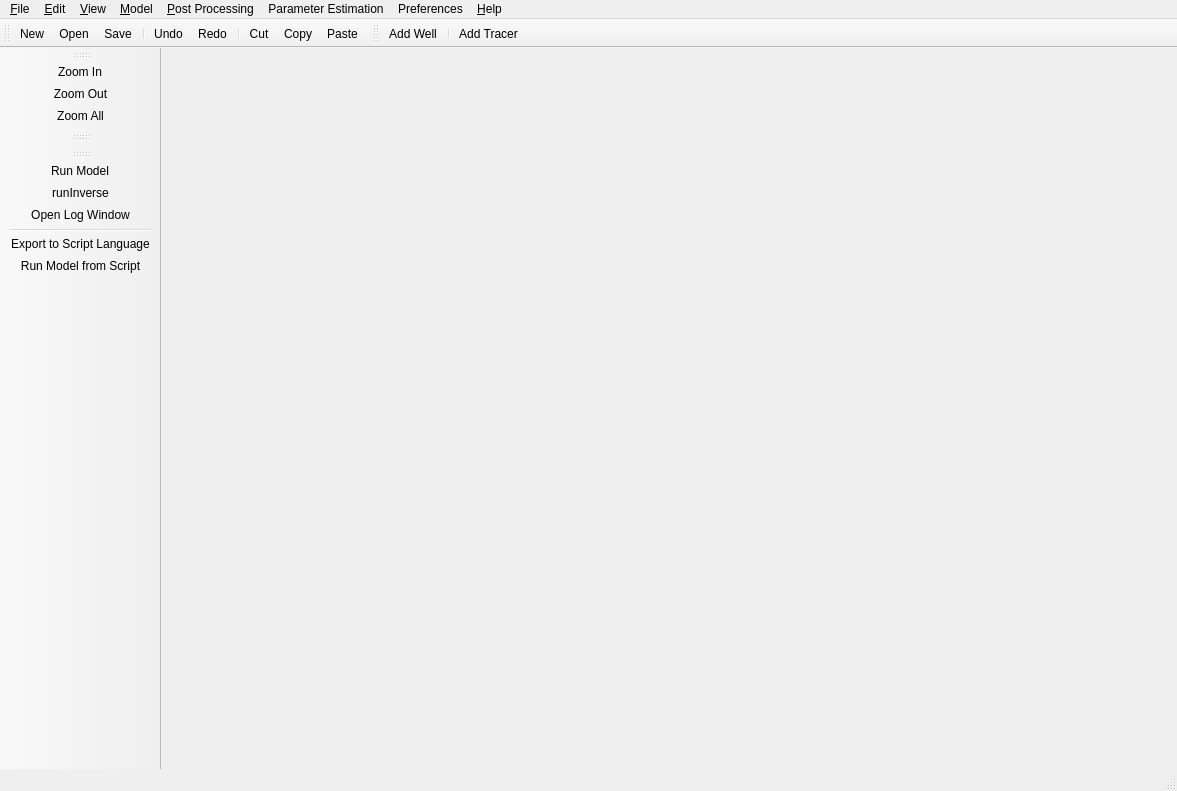
<?xml version="1.0" encoding="UTF-8"?>
<ui version="4.0">
 <class>MainWindow</class>
 <widget class="QMainWindow" name="MainWindow">
  <property name="windowModality">
   <enum>Qt::NonModal</enum>
  </property>
  <property name="geometry">
   <rect>
    <x>0</x>
    <y>0</y>
    <width>1177</width>
    <height>791</height>
   </rect>
  </property>
  <property name="sizePolicy">
   <sizepolicy hsizetype="Expanding" vsizetype="Expanding">
    <horstretch>0</horstretch>
    <verstretch>0</verstretch>
   </sizepolicy>
  </property>
  <property name="mouseTracking">
   <bool>true</bool>
  </property>
  <property name="windowTitle">
   <string>Versatile Water Quality Modeling (WQVers)</string>
  </property>
  <property name="windowIcon">
   <iconset>
    <normaloff>Icons/GWA.ico</normaloff>Icons/GWA.ico</iconset>
  </property>
  <property name="windowOpacity">
   <double>1.000000000000000</double>
  </property>
  <property name="toolTipDuration">
   <number>1</number>
  </property>
  <property name="iconSize">
   <size>
    <width>30</width>
    <height>30</height>
   </size>
  </property>
  <property name="documentMode">
   <bool>false</bool>
  </property>
  <property name="tabShape">
   <enum>QTabWidget::Rounded</enum>
  </property>
  <property name="unifiedTitleAndToolBarOnMac">
   <bool>false</bool>
  </property>
  <widget class="QWidget" name="centralWidget"/>
  <widget class="QMenuBar" name="menuBar">
   <property name="geometry">
    <rect>
     <x>0</x>
     <y>0</y>
     <width>1177</width>
     <height>21</height>
    </rect>
   </property>
   <widget class="QMenu" name="menu_File">
    <property name="title">
     <string>&amp;File</string>
    </property>
    <addaction name="action_New"/>
    <addaction name="action_Open"/>
    <addaction name="action_Save"/>
    <addaction name="actionSave_As"/>
    <addaction name="separator"/>
    <addaction name="actionE_xit"/>
   </widget>
   <widget class="QMenu" name="menu_Help">
    <property name="title">
     <string>&amp;Help</string>
    </property>
    <addaction name="actionContact_Us"/>
    <addaction name="actionAbout"/>
   </widget>
   <widget class="QMenu" name="menu_Edit">
    <property name="title">
     <string>&amp;Edit</string>
    </property>
    <addaction name="action_Undo"/>
    <addaction name="action_redo"/>
    <addaction name="separator"/>
    <addaction name="actionSelect_All"/>
    <addaction name="separator"/>
    <addaction name="action_Cut"/>
    <addaction name="action_Copy"/>
    <addaction name="action_Paste"/>
   </widget>
   <widget class="QMenu" name="menu_Window">
    <property name="title">
     <string>&amp;View</string>
    </property>
    <addaction name="actionZoom_In"/>
    <addaction name="actionZoom_Out"/>
    <addaction name="actionZoom_All"/>
    <addaction name="separator"/>
    <addaction name="action_Select"/>
    <addaction name="action_Pan"/>
    <addaction name="separator"/>
   </widget>
   <widget class="QMenu" name="menu_Model">
    <property name="title">
     <string>&amp;Model</string>
    </property>
    <widget class="QMenu" name="menuAdd_Block">
     <property name="title">
      <string>Block</string>
     </property>
     <addaction name="actionAdd_Pond"/>
     <addaction name="actionAdd_Soil"/>
     <addaction name="actionAdd_Catchment_Area"/>
     <addaction name="actionAdd_Darcy_Block"/>
     <addaction name="actionAdd_Stora_ge"/>
     <addaction name="actionAdd_St_ream"/>
    </widget>
    <widget class="QMenu" name="menuArray">
     <property name="title">
      <string>Array</string>
     </property>
     <addaction name="actionSoil"/>
     <addaction name="actionDarcy"/>
     <addaction name="actionStream"/>
    </widget>
    <widget class="QMenu" name="menuGrid">
     <property name="title">
      <string>Grid</string>
     </property>
     <addaction name="actionSoil_2"/>
     <addaction name="actionDarcy_2"/>
     <addaction name="actionCatchment_2"/>
     <addaction name="actionStream_2"/>
    </widget>
    <addaction name="menuAdd_Block"/>
    <addaction name="actionAdd_Connector"/>
    <addaction name="menuArray"/>
    <addaction name="menuGrid"/>
    <addaction name="actionParticulate_Phase"/>
    <addaction name="actionConstituents"/>
    <addaction name="actionReactions"/>
    <addaction name="separator"/>
    <addaction name="actionRun_Model"/>
    <addaction name="actionExport_to_Script_Language"/>
    <addaction name="actionlogWindow"/>
   </widget>
   <widget class="QMenu" name="menu_Post_Processing">
    <property name="title">
     <string>&amp;Post Processing</string>
    </property>
    <addaction name="action_Hydraulic_Outputs"/>
   </widget>
   <widget class="QMenu" name="menuParameter_Estimation">
    <property name="title">
     <string>Parameter Estimation</string>
    </property>
    <addaction name="actionDeterministic"/>
    <addaction name="actionBayesian"/>
   </widget>
   <widget class="QMenu" name="menuPreferences">
    <property name="title">
     <string>Preferences</string>
    </property>
    <addaction name="actionSolver"/>
   </widget>
   <addaction name="menu_File"/>
   <addaction name="menu_Edit"/>
   <addaction name="menu_Window"/>
   <addaction name="menu_Model"/>
   <addaction name="menu_Post_Processing"/>
   <addaction name="menuParameter_Estimation"/>
   <addaction name="menuPreferences"/>
   <addaction name="menu_Help"/>
  </widget>
  <widget class="QToolBar" name="mainToolBar">
   <property name="mouseTracking">
    <bool>true</bool>
   </property>
   <property name="windowOpacity">
    <double>1.000000000000000</double>
   </property>
   <attribute name="toolBarArea">
    <enum>TopToolBarArea</enum>
   </attribute>
   <attribute name="toolBarBreak">
    <bool>false</bool>
   </attribute>
   <addaction name="action_New"/>
   <addaction name="action_Open"/>
   <addaction name="action_Save"/>
   <addaction name="separator"/>
   <addaction name="action_Undo"/>
   <addaction name="action_redo"/>
   <addaction name="separator"/>
   <addaction name="action_Cut"/>
   <addaction name="action_Copy"/>
   <addaction name="action_Paste"/>
  </widget>
  <widget class="QStatusBar" name="statusBar"/>
  <widget class="QToolBar" name="toolBar">
   <property name="windowTitle">
    <string>toolBar</string>
   </property>
   <attribute name="toolBarArea">
    <enum>TopToolBarArea</enum>
   </attribute>
   <attribute name="toolBarBreak">
    <bool>false</bool>
   </attribute>
   <addaction name="actionAdd_Well"/>
   <addaction name="separator"/>
   <addaction name="actionAdd_Tracer"/>
  </widget>
  <widget class="QToolBar" name="toolBar_2">
   <property name="windowTitle">
    <string>toolBar_2</string>
   </property>
   <attribute name="toolBarArea">
    <enum>LeftToolBarArea</enum>
   </attribute>
   <attribute name="toolBarBreak">
    <bool>false</bool>
   </attribute>
   <addaction name="actionZoom_In"/>
   <addaction name="actionZoom_Out"/>
   <addaction name="actionZoom_All"/>
  </widget>
  <widget class="QToolBar" name="toolBar_3">
   <property name="windowTitle">
    <string>toolBar_3</string>
   </property>
   <attribute name="toolBarArea">
    <enum>LeftToolBarArea</enum>
   </attribute>
   <attribute name="toolBarBreak">
    <bool>false</bool>
   </attribute>
  </widget>
  <widget class="QToolBar" name="toolBar_4">
   <property name="enabled">
    <bool>true</bool>
   </property>
   <property name="windowTitle">
    <string>toolBar_4</string>
   </property>
   <attribute name="toolBarArea">
    <enum>LeftToolBarArea</enum>
   </attribute>
   <attribute name="toolBarBreak">
    <bool>false</bool>
   </attribute>
   <addaction name="actionRun_Model"/>
   <addaction name="actionRun_Inverse_Model"/>
   <addaction name="actionlogWindow"/>
   <addaction name="separator"/>
   <addaction name="actionExport_to_Script_Language"/>
   <addaction name="actionRun_Model_from_Script"/>
  </widget>
  <action name="action_New">
   <property name="icon">
    <iconset>
     <normaloff>Icons/Document-Blank-icon.png</normaloff>Icons/Document-Blank-icon.png</iconset>
   </property>
   <property name="text">
    <string>&amp;New</string>
   </property>
  </action>
  <action name="action_Open">
   <property name="icon">
    <iconset>
     <normaloff>Icons/open.png</normaloff>
     <normalon>Icons/open.ico</normalon>Icons/open.png</iconset>
   </property>
   <property name="text">
    <string>&amp;Open</string>
   </property>
   <property name="shortcut">
    <string>Ctrl+O</string>
   </property>
  </action>
  <action name="action_Save">
   <property name="icon">
    <iconset>
     <normaloff>Icons/Save.png</normaloff>Icons/Save.png</iconset>
   </property>
   <property name="text">
    <string>&amp;Save</string>
   </property>
   <property name="shortcut">
    <string>Ctrl+S</string>
   </property>
  </action>
  <action name="actionSave_As">
   <property name="text">
    <string>Save &amp;As</string>
   </property>
  </action>
  <action name="actionE_xit">
   <property name="text">
    <string>E&amp;xit</string>
   </property>
  </action>
  <action name="action_Undo">
   <property name="icon">
    <iconset>
     <normaloff>Icons/undo.png</normaloff>Icons/undo.png</iconset>
   </property>
   <property name="text">
    <string>&amp;Undo</string>
   </property>
   <property name="shortcut">
    <string>Ctrl+Z</string>
   </property>
  </action>
  <action name="action_redo">
   <property name="icon">
    <iconset>
     <normaloff>Icons/1439255778_Redo.png</normaloff>Icons/1439255778_Redo.png</iconset>
   </property>
   <property name="text">
    <string>&amp;Redo</string>
   </property>
  </action>
  <action name="action_Cut">
   <property name="icon">
    <iconset>
     <normaloff>Icons/cut-icon.png</normaloff>Icons/cut-icon.png</iconset>
   </property>
   <property name="text">
    <string>C&amp;ut</string>
   </property>
  </action>
  <action name="action_Copy">
   <property name="icon">
    <iconset>
     <normaloff>Icons/copy.png</normaloff>Icons/copy.png</iconset>
   </property>
   <property name="text">
    <string>&amp;Copy</string>
   </property>
   <property name="shortcut">
    <string>Ctrl+C</string>
   </property>
  </action>
  <action name="action_Paste">
   <property name="icon">
    <iconset>
     <normaloff>Icons/Paste.png</normaloff>Icons/Paste.png</iconset>
   </property>
   <property name="text">
    <string>&amp;Paste</string>
   </property>
   <property name="shortcut">
    <string>Ctrl+V</string>
   </property>
  </action>
  <action name="action_Select">
   <property name="checkable">
    <bool>true</bool>
   </property>
   <property name="checked">
    <bool>true</bool>
   </property>
   <property name="icon">
    <iconset>
     <normaloff>Icons/arrow.png</normaloff>Icons/arrow.png</iconset>
   </property>
   <property name="text">
    <string>&amp;Select</string>
   </property>
  </action>
  <action name="actionSelect_All">
   <property name="text">
    <string>Select &amp;All</string>
   </property>
  </action>
  <action name="actionZoom_In">
   <property name="icon">
    <iconset>
     <normaloff>Icons/zoom_in.png</normaloff>Icons/zoom_in.png</iconset>
   </property>
   <property name="text">
    <string>Zoom &amp;In</string>
   </property>
  </action>
  <action name="actionZoom_Out">
   <property name="icon">
    <iconset>
     <normaloff>Icons/zoom_out.png</normaloff>Icons/zoom_out.png</iconset>
   </property>
   <property name="text">
    <string>Zoom &amp;Out</string>
   </property>
  </action>
  <action name="action_Pan">
   <property name="checkable">
    <bool>true</bool>
   </property>
   <property name="icon">
    <iconset>
     <normaloff>Icons/pan-icon.gif</normaloff>Icons/pan-icon.gif</iconset>
   </property>
   <property name="text">
    <string>&amp;Pan</string>
   </property>
  </action>
  <action name="actionContact_Us">
   <property name="text">
    <string>Contact &amp;Us</string>
   </property>
  </action>
  <action name="actionAdd_Pond">
   <property name="icon">
    <iconset>
     <normaloff>Icons/well.png</normaloff>Icons/well.png</iconset>
   </property>
   <property name="text">
    <string>Add &amp;Pond</string>
   </property>
  </action>
  <action name="actionAdd_Soil">
   <property name="icon">
    <iconset>
     <normaloff>Icons/atom.png</normaloff>Icons/atom.png</iconset>
   </property>
   <property name="text">
    <string>Add &amp;Soil</string>
   </property>
  </action>
  <action name="actionAdd_Connector">
   <property name="checkable">
    <bool>true</bool>
   </property>
   <property name="icon">
    <iconset>
     <normaloff>Icons/draw-connector.png</normaloff>Icons/draw-connector.png</iconset>
   </property>
   <property name="text">
    <string>Interface</string>
   </property>
  </action>
  <action name="actionZoom_All">
   <property name="icon">
    <iconset>
     <normaloff>Icons/Full_screen_view.png</normaloff>Icons/Full_screen_view.png</iconset>
   </property>
   <property name="text">
    <string>Zoom &amp;All</string>
   </property>
  </action>
  <action name="actionlogWindow">
   <property name="checkable">
    <bool>true</bool>
   </property>
   <property name="icon">
    <iconset>
     <normaloff>Icons/log_icon.png</normaloff>Icons/log_icon.png</iconset>
   </property>
   <property name="text">
    <string>Open Log Window</string>
   </property>
   <property name="shortcut">
    <string>Ctrl+L</string>
   </property>
  </action>
  <action name="actionAdd_Catchment_Area">
   <property name="icon">
    <iconset>
     <normaloff>Icons/catchment.png</normaloff>Icons/catchment.png</iconset>
   </property>
   <property name="text">
    <string>Add Catchment</string>
   </property>
  </action>
  <action name="actionAdd_Darcy_Block">
   <property name="icon">
    <iconset>
     <normaloff>Icons/Darcy.png</normaloff>Icons/Darcy.png</iconset>
   </property>
   <property name="text">
    <string>Add &amp;Darcy Block</string>
   </property>
  </action>
  <action name="actionAdd_Stora_ge">
   <property name="icon">
    <iconset>
     <normaloff>Icons/Storage.png</normaloff>Icons/Storage.png</iconset>
   </property>
   <property name="text">
    <string>Add Stora&amp;ge</string>
   </property>
  </action>
  <action name="actionAdd_St_ream">
   <property name="icon">
    <iconset>
     <normaloff>Icons/Stream.png</normaloff>Icons/Stream.png</iconset>
   </property>
   <property name="text">
    <string>Add St&amp;ream</string>
   </property>
  </action>
  <action name="actionDeterministic">
   <property name="text">
    <string>Deterministic</string>
   </property>
  </action>
  <action name="actionBayesian">
   <property name="text">
    <string>Bayesian</string>
   </property>
  </action>
  <action name="actionSoil">
   <property name="text">
    <string>Soil</string>
   </property>
  </action>
  <action name="actionDarcy">
   <property name="text">
    <string>Darcy</string>
   </property>
  </action>
  <action name="actionStream">
   <property name="text">
    <string>Stream</string>
   </property>
  </action>
  <action name="actionSoil_2">
   <property name="text">
    <string>Soil</string>
   </property>
  </action>
  <action name="actionDarcy_2">
   <property name="text">
    <string>Darcy</string>
   </property>
  </action>
  <action name="actionCatchment_2">
   <property name="text">
    <string>Catchment</string>
   </property>
  </action>
  <action name="actionStream_2">
   <property name="text">
    <string>Stream</string>
   </property>
  </action>
  <action name="actionSolver">
   <property name="text">
    <string>Solver Options</string>
   </property>
  </action>
  <action name="actionParticulate_Phase">
   <property name="text">
    <string>Particulate Phase</string>
   </property>
  </action>
  <action name="actionConstituents">
   <property name="text">
    <string>Constituents</string>
   </property>
  </action>
  <action name="actionReactions">
   <property name="text">
    <string>Reactions</string>
   </property>
  </action>
  <action name="actionRun_Model">
   <property name="icon">
    <iconset>
     <normaloff>Icons/gear_run.png</normaloff>
     <normalon>Icons/gear_run.png</normalon>Icons/gear_run.png</iconset>
   </property>
   <property name="text">
    <string>Run Model</string>
   </property>
   <property name="shortcut">
    <string>F5</string>
   </property>
  </action>
  <action name="actionLoad_Reaction_Network">
   <property name="text">
    <string>Load Reaction Network</string>
   </property>
  </action>
  <action name="actionSave_Reaction_Network">
   <property name="text">
    <string>Save Reaction Network</string>
   </property>
   <property name="toolTip">
    <string>Save Reaction Network</string>
   </property>
  </action>
  <action name="actionClear_Reaction_Network">
   <property name="text">
    <string>Clear Reaction Network</string>
   </property>
  </action>
  <action name="actionRun_Model_from_Script">
   <property name="icon">
    <iconset>
     <normaloff>Icons/runScript.png</normaloff>Icons/runScript.png</iconset>
   </property>
   <property name="text">
    <string>Run Model from Script</string>
   </property>
  </action>
  <action name="action_Hydraulic_Outputs">
   <property name="text">
    <string>&amp;Hydraulic Outputs</string>
   </property>
  </action>
  <action name="actionExport_to_Script_Language">
   <property name="icon">
    <iconset>
     <normaloff>Icons/generate script.png</normaloff>Icons/generate script.png</iconset>
   </property>
   <property name="text">
    <string>Export to &amp;Script Language</string>
   </property>
  </action>
  <action name="actionAbout">
   <property name="text">
    <string>About WQVers</string>
   </property>
  </action>
  <action name="actionAdd_Well">
   <property name="icon">
    <iconset>
     <normaloff>Icons/well.png</normaloff>Icons/well.png</iconset>
   </property>
   <property name="text">
    <string>Add &amp;Well</string>
   </property>
   <property name="toolTip">
    <string>Add Well</string>
   </property>
  </action>
  <action name="actionAdd_Tracer">
   <property name="icon">
    <iconset>
     <normaloff>Icons/atom.png</normaloff>Icons/atom.png</iconset>
   </property>
   <property name="text">
    <string>Add &amp;Tracer</string>
   </property>
   <property name="toolTip">
    <string>Add Tracer</string>
   </property>
  </action>
  <action name="actionRun_Inverse_Model">
   <property name="icon">
    <iconset>
     <normaloff>Icons/backwards-running.png</normaloff>Icons/backwards-running.png</iconset>
   </property>
   <property name="text">
    <string>runInverse</string>
   </property>
  </action>
 </widget>
 <layoutdefault spacing="6" margin="11"/>
 <resources/>
 <connections/>
</ui>
